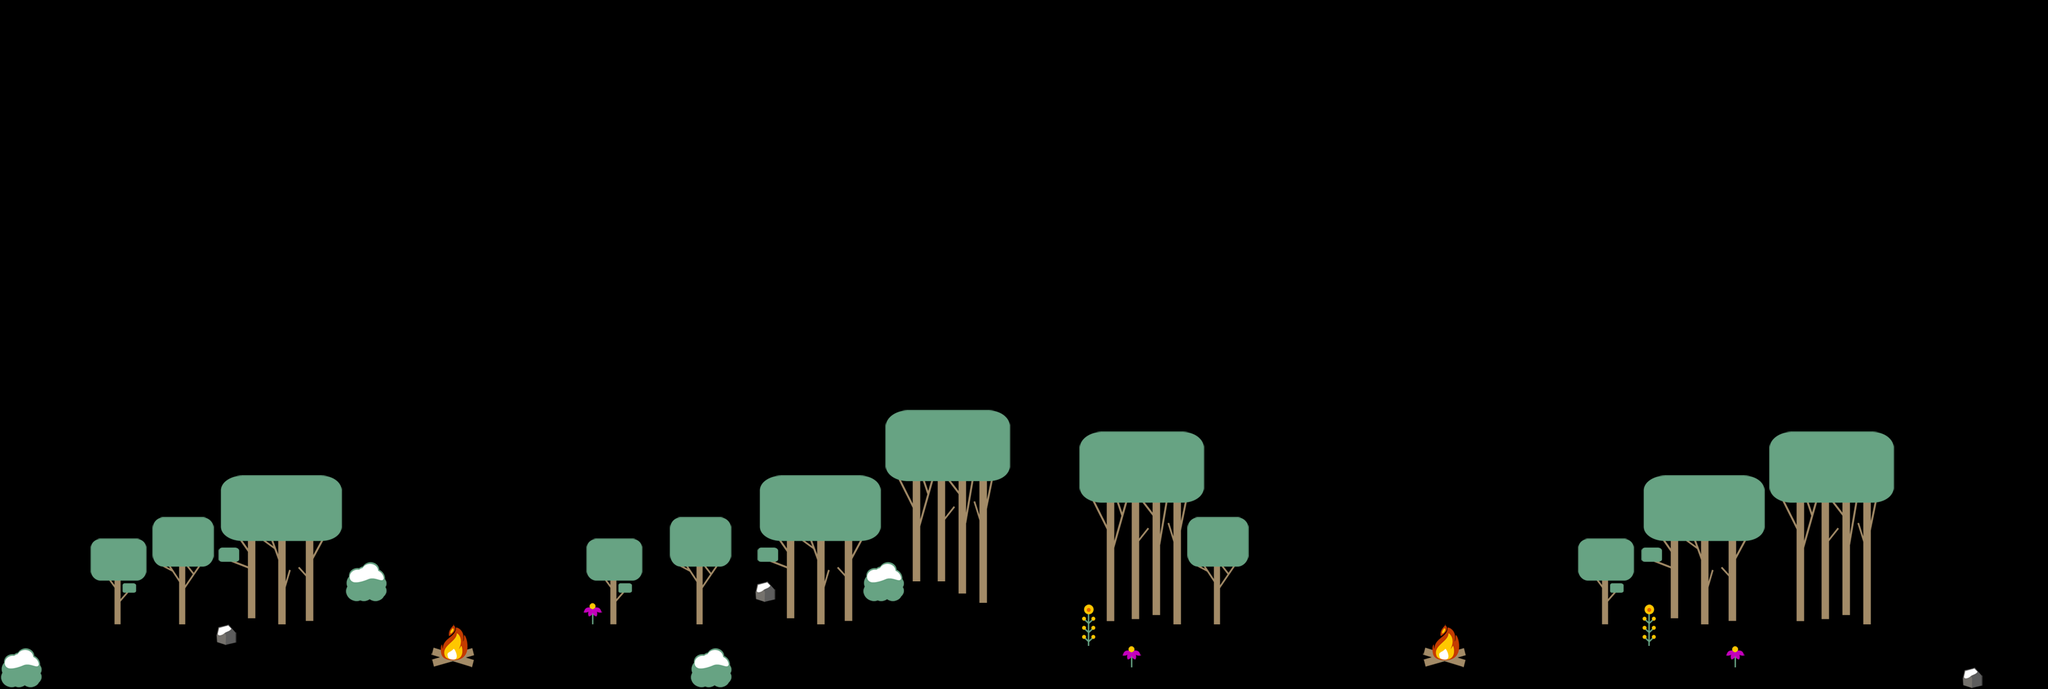

Rendered tile map (Tiled .tmx) drawn with the repository's tilesets; below, a short description and the map source with its tile grids summarised:
An orthogonal 95x32 tile map with 32x32 px tiles, 1 tile layer (Tile Layer 1), 10 tilesets and 47 objects (15x platform, player_png, player, floor).

<map version="1.0" orientation="orthogonal" renderorder="right-down" width="95" height="32" tilewidth="32" tileheight="32">
 <tileset firstgid="1" name="triggers" tilewidth="32" tileheight="32">
  <image source="triggers.png" width="192" height="32" />
  <tile id="0">
   <properties>
    <property name="player" value="yes" />
   </properties>
  </tile>
  <tile id="1">
   <properties>
    <property name="enemy" value="yes" />
   </properties>
  </tile>
 </tileset>
 <tileset firstgid="7" name="arbol_1" tilewidth="32" tileheight="32">
  <image source="arbol1.png" width="96" height="128" />
 </tileset>
 <tileset firstgid="19" name="arbol2" tilewidth="32" tileheight="32">
  <image source="arbol2.png" width="96" height="160" />
 </tileset>
 <tileset firstgid="34" name="arbol3" tilewidth="32" tileheight="32">
  <image source="arbol3.png" width="192" height="224" />
 </tileset>
 <tileset firstgid="76" name="bush" tilewidth="32" tileheight="32">
  <image source="bush.png" width="64" height="64" />
 </tileset>
 <tileset firstgid="80" name="fire" tilewidth="32" tileheight="32">
  <image source="fire.png" width="64" height="64" />
 </tileset>
 <tileset firstgid="84" name="arbol4" tilewidth="32" tileheight="32">
  <image source="arbol4.png" width="192" height="288" />
 </tileset>
 <tileset firstgid="138" name="flower" tilewidth="32" tileheight="32">
  <image source="flower.png" width="32" height="32" />
 </tileset>
 <tileset firstgid="139" name="flower2" tilewidth="32" tileheight="32">
  <image source="flower2.png" width="32" height="64" />
 </tileset>
 <tileset firstgid="141" name="rock" tilewidth="32" tileheight="32">
  <image source="rock.png" width="32" height="32" />
 </tileset>
 <layer name="Tile Layer 1" width="95" height="32">
  <data>[3040 cells, 390 non-empty, 135 distinct tile ids]</data>
 </layer>
 <objectgroup name="triggers" visible="0">
  <properties>
   <property name="enemy" value="yes" />
   <property name="reverse" value="yes" />
  </properties>
  <object name="player_png" gid="1" x="64" y="832" />
  <object name="player" x="64" y="896" width="32" height="32">
   <properties>
    <property name="player" value="yes" />
   </properties>
  </object>
  <object name="floor" x="-64" y="928" width="3104" height="96">
   <properties>
    <property name="blockers" value="t" />
   </properties>
  </object>
  <object x="0" y="0" width="32" height="928">
   <properties>
    <property name="blockers" value="tlrb" />
   </properties>
  </object>
  <object x="3008" y="0" width="32" height="928">
   <properties>
    <property name="blockers" value="tlrb" />
   </properties>
  </object>
  <object name="platform" x="128" y="800" width="96" height="32">
   <properties>
    <property name="blockers" value="tr" />
   </properties>
  </object>
  <object name="platform" x="224" y="768" width="96" height="32">
   <properties>
    <property name="blockers" value="trl" />
   </properties>
  </object>
  <object x="160" y="832" width="64" height="96">
   <properties>
    <property name="blockers" value="trlb" />
   </properties>
  </object>
  <object x="224" y="800" width="96" height="128">
   <properties>
    <property name="blockers" value="tlrb" />
   </properties>
  </object>
  <object name="platform" x="320" y="704" width="192" height="32">
   <properties>
    <property name="blockers" value="lrt" />
   </properties>
  </object>
  <object x="320" y="736" width="160" height="192">
   <properties>
    <property name="blockers" value="tlrb" />
   </properties>
  </object>
  <object name="platform" x="1152" y="704" width="160" height="32">
   <properties>
    <property name="blockers" value="lrt" />
   </properties>
  </object>
  <object name="platform" x="992" y="768" width="96" height="32">
   <properties>
    <property name="blockers" value="trl" />
   </properties>
  </object>
  <object name="platform" x="864" y="800" width="96" height="32">
   <properties>
    <property name="blockers" value="tr" />
   </properties>
  </object>
  <object x="896" y="832" width="32" height="96">
   <properties>
    <property name="blockers" value="trlb" />
   </properties>
  </object>
  <object x="1024" y="800" width="32" height="128">
   <properties>
    <property name="blockers" value="tlrb" />
   </properties>
  </object>
  <object name="platform" x="1120" y="864" width="32" height="32">
   <properties>
    <property name="blockers" value="trl" />
   </properties>
  </object>
  <object x="1152" y="736" width="128" height="192">
   <properties>
    <property name="blockers" value="tlrb" />
   </properties>
  </object>
  <object x="1120" y="704" width="32" height="32">
   <properties>
    <property name="blockers" value="tlrb" />
   </properties>
  </object>
  <object x="1632" y="736" width="128" height="192">
   <properties>
    <property name="blockers" value="tlrb" />
   </properties>
  </object>
  <object name="platform" x="1312" y="608" width="192" height="32">
   <properties>
    <property name="blockers" value="lrt" />
   </properties>
  </object>
  <object name="platform" x="1600" y="640" width="192" height="32">
   <properties>
    <property name="blockers" value="lrt" />
   </properties>
  </object>
  <object x="1312" y="640" width="192" height="64">
   <properties>
    <property name="blockers" value="tlrb" />
   </properties>
  </object>
  <object x="1760" y="800" width="64" height="128">
   <properties>
    <property name="blockers" value="tlrb" />
   </properties>
  </object>
  <object name="platform" x="1760" y="768" width="96" height="32">
   <properties>
    <property name="blockers" value="trlb" />
   </properties>
  </object>
  <object x="2368" y="832" width="64" height="96">
   <properties>
    <property name="blockers" value="tlrb" />
   </properties>
  </object>
  <object name="platform" x="2336" y="800" width="96" height="32">
   <properties>
    <property name="blockers" value="trl" />
   </properties>
  </object>
  <object name="platform" x="2624" y="640" width="192" height="32">
   <properties>
    <property name="blockers" value="lrt" />
   </properties>
  </object>
  <object x="2624" y="672" width="192" height="64">
   <properties>
    <property name="blockers" value="tlrb" />
   </properties>
  </object>
  <object x="2656" y="736" width="128" height="192">
   <properties>
    <property name="blockers" value="tlrb" />
   </properties>
  </object>
  <object name="platform" x="2432" y="704" width="192" height="32">
   <properties>
    <property name="blockers" value="lrt" />
   </properties>
  </object>
  <object x="2432" y="736" width="192" height="192">
   <properties>
    <property name="blockers" value="tlrb" />
   </properties>
  </object>
  <object name="platform" x="1280" y="832" width="64" height="64">
   <properties>
    <property name="blockers" value="trl" />
   </properties>
  </object>
  <object name="platform" x="512" y="832" width="64" height="64">
   <properties>
    <property name="blockers" value="trl" />
   </properties>
  </object>
  <object x="2912" y="864" width="32" height="32">
   <properties>
    <property name="enemy" value="yes" />
   </properties>
  </object>
  <object x="2176" y="864" width="32" height="32">
   <properties>
    <property name="enemy" value="yes" />
   </properties>
  </object>
  <object x="1920" y="864" width="32" height="32">
   <properties>
    <property name="enemy" value="yes" />
   </properties>
  </object>
  <object x="1376" y="864" width="32" height="32">
   <properties>
    <property name="enemy" value="yes" />
   </properties>
  </object>
  <object x="608" y="864" width="32" height="32">
   <properties>
    <property name="enemy" value="yes" />
   </properties>
  </object>
  <object x="576" y="864" width="32" height="32">
   <properties>
    <property name="reverse" value="yes" />
   </properties>
  </object>
  </objectgroup>
</map>
<!-- 7 of 47 objects omitted -->
